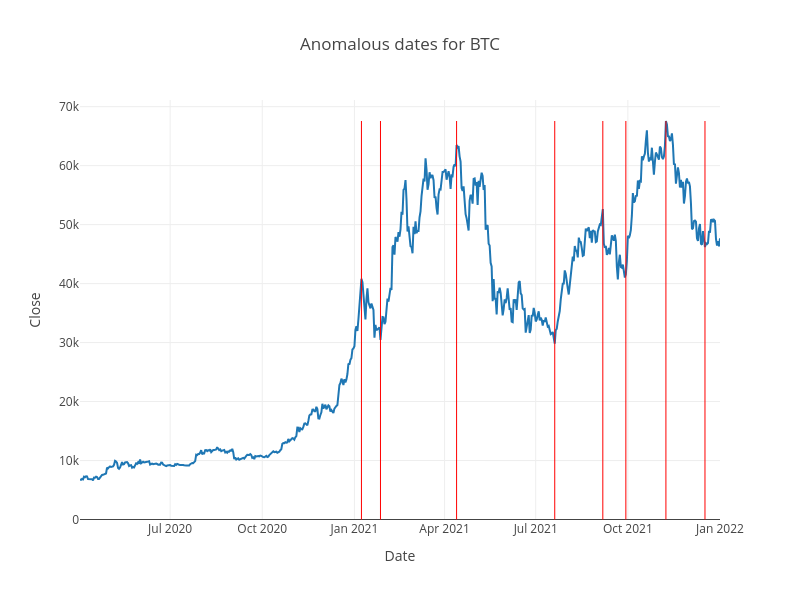

The notebook cell this image was saved under:
### Code cell
# Draw plot
if is_anomalies:
    plot_with_anomalies(df, ["Close"], 
                        {"Close" : f"Anomalous dates for {cryptocurrency}"}, 
                        'Date', anomalous_dates, False)

### Figure 1 — Plotly figure (JSON) as saved in the notebook; plotly's stock layout.template omitted (floating-point values rounded to 4 significant figures; data arrays with more than 128 entries replaced by an {"elided": "..."} marker saying what was removed)
{"data": [{"hovertemplate": "Date=%{x}<br>Close=%{y}<extra></extra>", "legendgroup": "", "line": {"color": "#1F77B4", "dash": "solid"}, "marker": {"symbol": "circle"}, "mode": "lines", "name": "", "orientation": "v", "showlegend": false, "type": "scatter", "x": {"elided": "640 str values"}, "xaxis": "x", "y": {"elided": "640 float values"}, "yaxis": "y"}], "layout": {"height": 600, "legend": {"tracegroupgap": 0}, "shapes": [{"line": {"color": "red", "width": 1}, "type": "line", "x0": "2021-01-08", "x1": "2021-01-08", "y0": 0, "y1": 67570.0}, {"line": {"color": "red", "width": 1}, "type": "line", "x0": "2021-01-27", "x1": "2021-01-27", "y0": 0, "y1": 67570.0}, {"line": {"color": "red", "width": 1}, "type": "line", "x0": "2021-04-13", "x1": "2021-04-13", "y0": 0, "y1": 67570.0}, {"line": {"color": "red", "width": 1}, "type": "line", "x0": "2021-07-20", "x1": "2021-07-20", "y0": 0, "y1": 67570.0}, {"line": {"color": "red", "width": 1}, "type": "line", "x0": "2021-09-06", "x1": "2021-09-06", "y0": 0, "y1": 67570.0}, {"line": {"color": "red", "width": 1}, "type": "line", "x0": "2021-09-29", "x1": "2021-09-29", "y0": 0, "y1": 67570.0}, {"line": {"color": "red", "width": 1}, "type": "line", "x0": "2021-11-08", "x1": "2021-11-08", "y0": 0, "y1": 67570.0}, {"line": {"color": "red", "width": 1}, "type": "line", "x0": "2021-12-17", "x1": "2021-12-17", "y0": 0, "y1": 67570.0}], "title": {"text": "Anomalous dates for BTC"}, "width": 800, "xaxis": {"anchor": "y", "domain": [0.0, 1.0], "title": {"text": "Date"}}, "yaxis": {"anchor": "x", "domain": [0.0, 1.0], "title": {"text": "Close"}}}}
